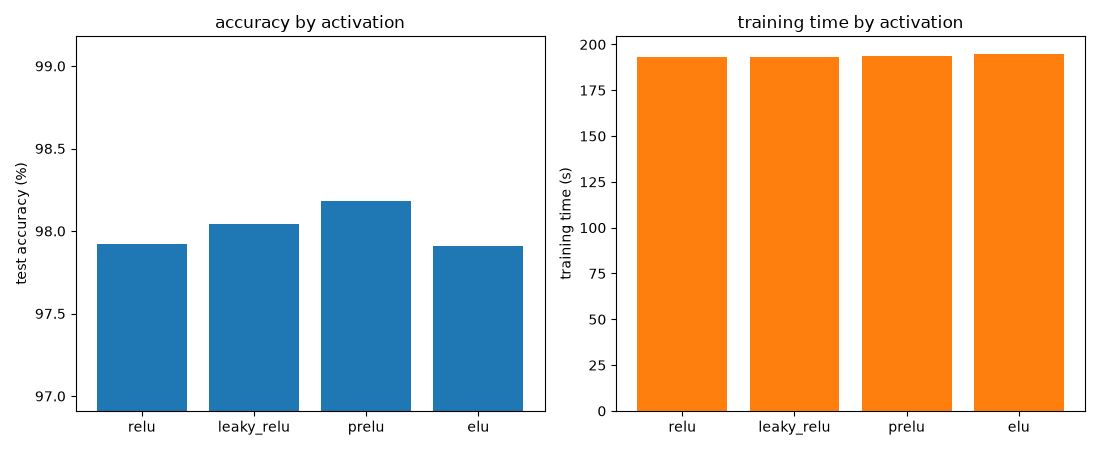

Reproduce this figure in Python.
import torch
import torch.nn as nn
import torch.nn.functional as F
import torchvision
import torchvision.transforms as transforms
from torch.utils.data import DataLoader
import time
import matplotlib.pyplot as plt

transform = transforms.Compose([transforms.ToTensor()])
train_dataset = torchvision.datasets.MNIST(
    root="./data", train=True, download=True, transform=transform
)
test_dataset = torchvision.datasets.MNIST(
    root="./data", train=False, download=True, transform=transform
)

batch_size = 64
train_loader = DataLoader(train_dataset, batch_size=batch_size, shuffle=True)
test_loader = DataLoader(test_dataset, batch_size=batch_size, shuffle=False)


class MNISTNet(nn.Module):
    def __init__(self, activation="relu"):
        super().__init__()
        self.fc1 = nn.Linear(784, 128)
        self.fc2 = nn.Linear(128, 10)
        self.activation_type = activation
        if activation == "prelu":
            self.prelu = nn.PReLU()

    def forward(self, x):
        x = self.fc1(x)
        if self.activation_type == "relu":
            x = torch.relu(x)
        elif self.activation_type == "leaky_relu":
            x = F.leaky_relu(x, negative_slope=0.01)
        elif self.activation_type == "prelu":
            x = self.prelu(x)
        elif self.activation_type == "elu":
            x = F.elu(x)
        x = self.fc2(x)
        return x


def evaluate(model, test_loader):
    model.eval()
    correct = 0
    total = 0
    with torch.no_grad():
        for images, labels in test_loader:
            images = images.view(images.shape[0], -1)
            outputs = model(images)
            _, predicted = torch.max(outputs, 1)
            total += labels.size(0)
            correct += (predicted == labels).sum().item()
    model.train()
    return correct / total


def train_and_eval(activation, epochs=50):
    model = MNISTNet(activation=activation)
    criterion = nn.CrossEntropyLoss()
    optimizer = torch.optim.SGD(model.parameters(), lr=0.1)

    start = time.time()
    for epoch in range(epochs):
        for images, labels in train_loader:
            images = images.view(images.shape[0], -1)
            optimizer.zero_grad()
            outputs = model(images)
            loss = criterion(outputs, labels)
            loss.backward()
            optimizer.step()
    elapsed = time.time() - start

    acc = evaluate(model, test_loader)
    print(f"{activation:12s} acc: {acc * 100:.2f}%   time: {elapsed:.2f}s")
    return model, acc, elapsed


if __name__ == "__main__":
    accs = {}
    times = {}
    for act in ["relu", "leaky_relu", "prelu", "elu"]:
        model, acc, elapsed = train_and_eval(act)
        accs[act] = acc
        times[act] = elapsed

    print("\nsummary:")
    for act in accs:
        print(f"  {act:12s} {accs[act] * 100:.2f}%   {times[act]:.2f}s")

    fig, (ax1, ax2) = plt.subplots(1, 2, figsize=(11, 4.5))

    names = list(accs.keys())
    ax1.bar(names, [accs[a] * 100 for a in names], color="tab:blue")
    ax1.set_ylabel("test accuracy (%)")
    ax1.set_title("accuracy by activation")
    ax1.set_ylim(min(accs.values()) * 100 - 1, max(accs.values()) * 100 + 1)

    ax2.bar(names, [times[a] for a in names], color="tab:orange")
    ax2.set_ylabel("training time (s)")
    ax2.set_title("training time by activation")

    plt.tight_layout()
    plt.savefig("activation_compare.png")
    plt.show()
